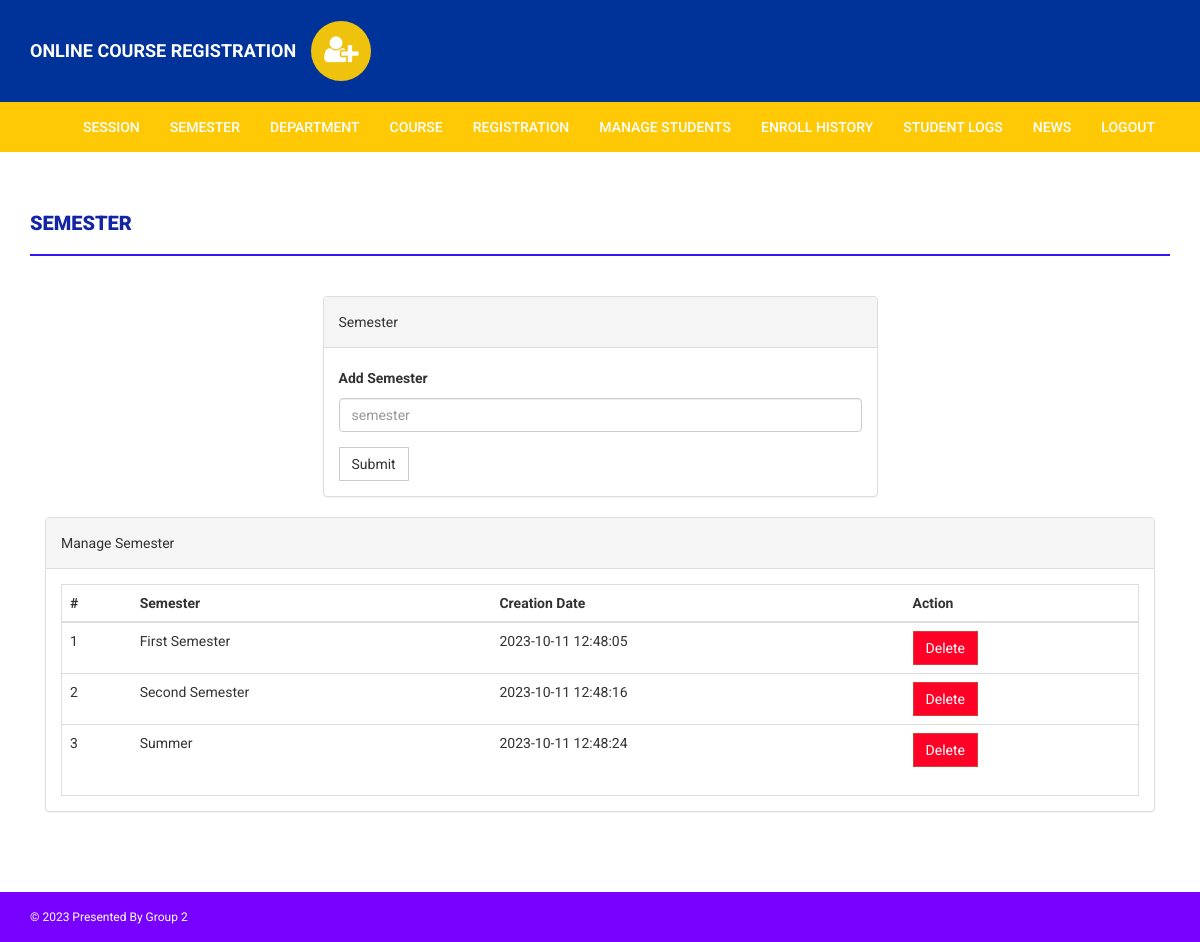
/onlinecourse/admin/semester.php (signed in), run on the app's committed database.
### tables this page shows
CREATE TABLE `semester` (
  `id` int(11) NOT NULL,
  `semester` varchar(255) DEFAULT NULL,
  `creationDate` timestamp NULL DEFAULT current_timestamp(),
  `updationDate` varchar(255) DEFAULT NULL
);

### onlinecourse/admin/semester.php (the view, shortened to what this page needs)
<?php
if(strlen($_SESSION['alogin'])==0)
    {
header('location:index.php');
}
else{
?>
<!DOCTYPE html>
<html xmlns="http://www.w3.org/1999/xhtml">
<head>
    <link href="../assets/css/bootstrap.css" rel="stylesheet" />
    <link href="../assets/css/font-awesome.css" rel="stylesheet" />
    <link href="../assets/css/style.css" rel="stylesheet" />
</head>
<body>
<?php include('includes/header.php');?>
<?php if($_SESSION['alogin']!="")
{
include('includes/menubar.php');
}
?>
    <div class="content-wrapper">
        <div class="container">
            <div class="row">
                    <div class="col-md-12">
                        <h1 class="page-head-line">Semester  </h1>
                    </div>
                </div>
                <div class="row" >
                <div class="col-md-3"></div>
                    <div class="col-md-6">
                        <div class="panel panel-default">
                        <div class="panel-heading">
                        Semester
                        </div>
                        <div class="panel-body">
                    <form name="semester" method="post">
<div class="form-group">
    <label for="semester">Add Semester  </label>
    <input type="text" class="form-control" id="semester" name="semester" placeholder="semester" required />
</div>
<button type="submit" name="submit" class="btn btn-default">Submit</button>
</form>
                            </div>
                            </div>
                    </div>
                </div>
                <div class="col-md-12">
                    <div class="panel panel-default">
                        <div class="panel-heading">
                            Manage Semester
                        </div>
                        <div class="panel-body">
                            <div class="table-responsive table-bordered">
                                <table class="table">
                                    <thead>
                                        <tr>
                                            <th>#</th>
                                            <th>Semester</th>
                                            <th>Creation Date</th>
                                            <th>Action</th>
                                        </tr>
                                    </thead>
                                    <tbody>
<?php
$sql=mysqli_query($con,"select * from semester");
$cnt=1;
while($row=mysqli_fetch_array($sql))
{
?>
                                        <tr>
                                            <td><?php echo $cnt;?></td>
                                            <td><?php echo htmlentities($row['semester']);?></td>
                                            <td><?php echo htmlentities($row['creationDate']);?></td>
                                            <td>
<a href="semester.php?id=<?php echo $row['id']?>&del=delete" onClick="return confirm('Are you sure you want to delete?')">
                                            <button class="btn btn-danger">Delete</button>
</a>
                                            </td>
                                        </tr>
<?php
$cnt++;
} ?>
                                    </tbody>
                                </table>
                            </div>
                        </div>
                    </div>
                </div>
            </div>
        </div>
<?php include('includes/footer.php');?>
</body>
</html>
<?php } ?>

### onlinecourse/assets/css/style.css (style rules this page uses)
body { font-family: "Roboto", sans-serif; line-height: 30px; }
.content-wrapper { margin-top: 40px; min-height: 600px; padding-bottom: 60px; }
.page-head-line { font-weight: 900; padding-bottom: 20px; border-bottom: 2px solid #3216ee; text-transform: uppercase; color: #1324a4; font-size: 20px; margin-bottom: 40px; }
.btn { border-radius: 0px; -webkit-border-radius: 0px; -moz-border-radius: 0px; }
.btn-danger { background-color: #ff0026 !important; border-style: solid; }

### data on the page
semester: semester "First Semester", creationDate "2023-10-11 12:48:05"
semester: semester "Second Semester", creationDate "2023-10-11 12:48:16"
semester: semester "Summer", creationDate "2023-10-11 12:48:24"
